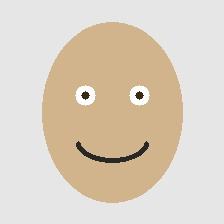
#> input picture data/sample_inputs/sample_face.jpg, 224 x 224 px
$ python -i face_processor.py   (imports and definitions only)
#> lines starting #> are read from the running program, lines starting #| are printed output that depends on the picture
"""
Facial Modality Preprocessor
Handles video frame extraction, face detection, cropping, normalization, and augmentation
as described in Section V-C of the research paper.
"""

import os
import cv2
import numpy as np
from PIL import Image

class FacialPreprocessor:
    def __init__(self, target_size=(224, 224)):
        self.target_size = target_size
        self.face_cascade = None
        try:
            if hasattr(cv2, 'data') and hasattr(cv2.data, 'haarcascades'):
                cascade_path = os.path.join(cv2.data.haarcascades, 'haarcascade_frontalface_default.xml')
                if os.path.isfile(cascade_path):
                    cascade = cv2.CascadeClassifier(cascade_path)
                    if not cascade.empty():
                        self.face_cascade = cascade
        except Exception:
            self.face_cascade = None

    def detect_and_crop_face(self, image_input):
        """
        Detect face bounding box and crop with padding.
        Input: image as numpy array (BGR or RGB) or file path.
        Returns: Cropped face image in RGB (target_size)
        """
#> called with image_input = '../../data/sample_inputs/sample_face.jpg'
        if isinstance(image_input, str):
            image = cv2.imread(image_input)
#> image is the input picture: shape (224, 224, 3); mean B, G, R 194.1, 209.3, 220.4
            if image is None:
                raise ValueError(f"Could not load image from {image_input}")
        elif isinstance(image_input, np.ndarray):
            image = image_input.copy()
        elif isinstance(image_input, Image.Image):
            image = cv2.cvtColor(np.array(image_input), cv2.COLOR_RGB2BGR)
        else:
            raise TypeError("Unsupported image input type")

        if len(image.shape) == 2:
            gray = image
            color = cv2.cvtColor(image, cv2.COLOR_GRAY2BGR)
        else:
            gray = cv2.cvtColor(image, cv2.COLOR_BGR2GRAY)
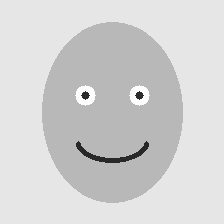
#> gray: shape (224, 224); min 35, max 255, mean 210.9
            color = image

        faces = []
        if self.face_cascade is not None:
            try:
                faces = self.face_cascade.detectMultiScale(
                    gray,
                    scaleFactor=1.1,
                    minNeighbors=5,
                    minSize=(60, 60)
                )
#> faces = ()
            except Exception:
                faces = []

        if len(faces) > 0:
            # Pick largest detected face
            x, y, w, h = max(faces, key=lambda b: b[2] * b[3])
            # Add small margin/padding around face
            pad_w = int(0.1 * w)
            pad_h = int(0.1 * h)
            x1 = max(0, x - pad_w)
            y1 = max(0, y - pad_h)
            x2 = min(color.shape[1], x + w + pad_w)
            y2 = min(color.shape[0], y + h + pad_h)
            cropped = color[y1:y2, x1:x2]
        else:
            # Fallback to center-crop if no face is detected
            h, w = color.shape[:2]
#> h = 224; w = 224
            min_dim = min(h, w)
#> min_dim = 224
            start_x = (w - min_dim) // 2
#> start_x = 0
            start_y = (h - min_dim) // 2
#> start_y = 0
            cropped = color[start_y:start_y + min_dim, start_x:start_x + min_dim]

        # Resize to target size (224x224)
        resized = cv2.resize(cropped, self.target_size, interpolation=cv2.INTER_AREA)
        # Convert BGR to RGB
        rgb_face = cv2.cvtColor(resized, cv2.COLOR_BGR2RGB)
        return rgb_face

    def transform(self, image_input):
        """
        Full pipeline: detect, crop, normalize, and return normalized float tensor [3, H, W]
        """
        rgb_face = self.detect_and_crop_face(image_input)
        # Normalization (Standard ImageNet: mean=[0.485, 0.456, 0.406], std=[0.229, 0.224, 0.225])
        norm_img = rgb_face.astype(np.float32) / 255.0
        mean = np.array([0.485, 0.456, 0.406], dtype=np.float32)
        std = np.array([0.229, 0.224, 0.225], dtype=np.float32)
        norm_img = (norm_img - mean) / std
        # Transpose from (H, W, C) to (C, H, W)
        chw_img = np.transpose(norm_img, (2, 0, 1))
        return chw_img

    def extract_frames_from_video(self, video_path, num_frames=5):
        """
        Extracts representative facial frames from a video file.
        """
        cap = cv2.VideoCapture(video_path)
        total_frames = int(cap.get(cv2.CAP_PROP_FRAME_COUNT))
        if total_frames <= 0:
            cap.release()
            return []

        frame_indices = np.linspace(0, total_frames - 1, num=num_frames, dtype=int)
        frames = []
        for idx in frame_indices:
            cap.set(cv2.CAP_PROP_POS_FRAMES, int(idx))
            ret, frame = cap.read()
            if ret:
                frames.append(self.detect_and_crop_face(frame))
        cap.release()
        return frames

>>> result = FacialPreprocessor().detect_and_crop_face('../../data/sample_inputs/sample_face.jpg')
